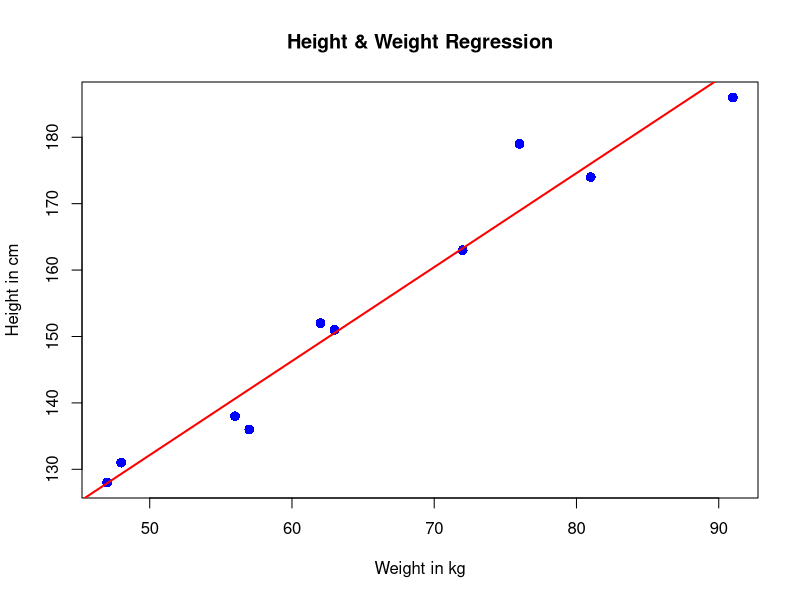

The R source for this figure:
# Define height (x) and weight (y) data
x <- c(151, 174, 138, 186, 128, 136, 179, 163, 152, 131)
y <- c(63, 81, 56, 91, 47, 57, 76, 72, 62, 48)
relation <- lm(x ~ y)  
png(file = "linearregression.png")
plot(y, x, col = "blue", main = "Height & Weight Regression", 
     cex = 1.3, pch = 16, xlab = "Weight in kg", ylab = "Height in cm")
abline(relation, col = "red", lwd = 2)
dev.off()
